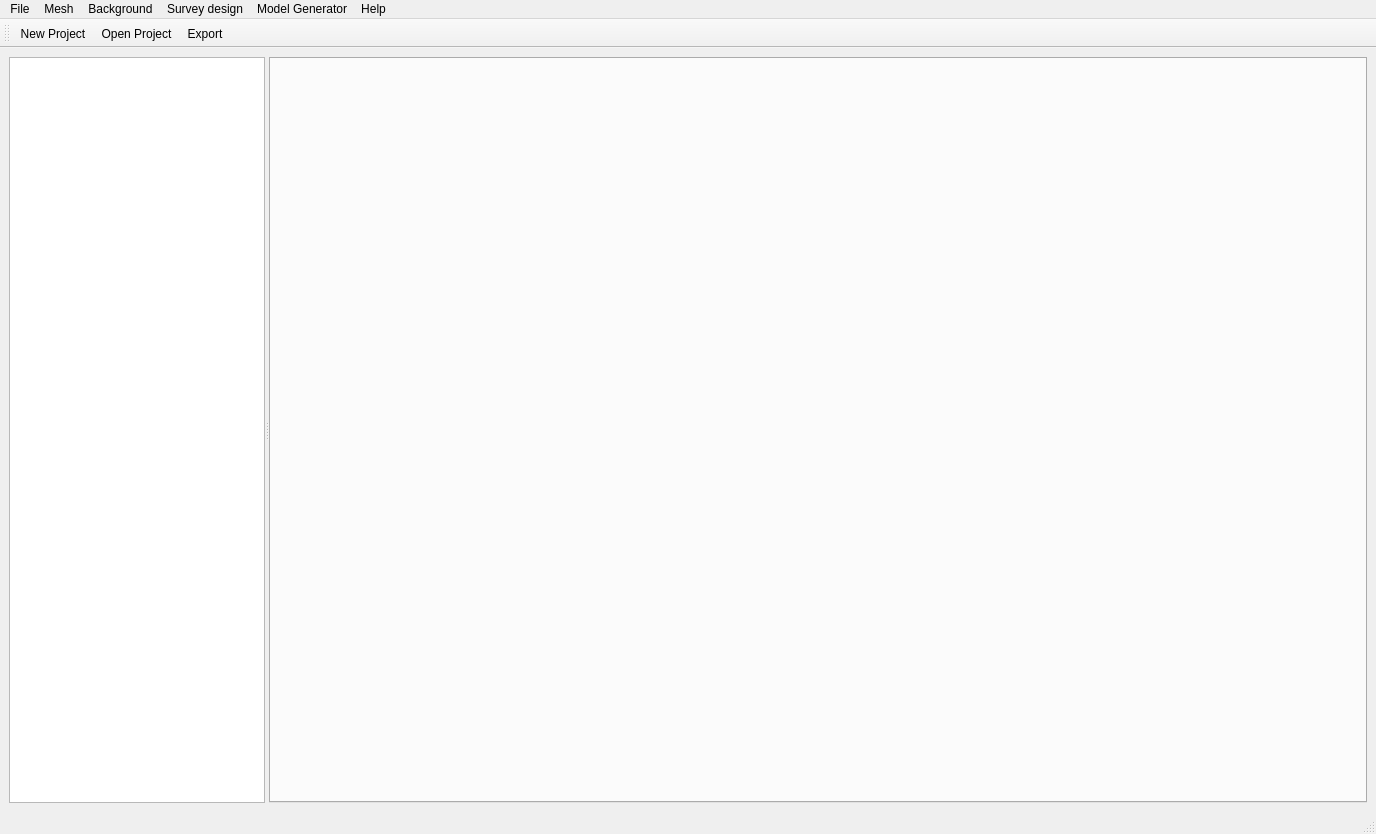
<?xml version="1.0" encoding="UTF-8"?>
<ui version="4.0">
 <class>MainWindow</class>
 <widget class="QMainWindow" name="MainWindow">
  <property name="geometry">
   <rect>
    <x>0</x>
    <y>0</y>
    <width>1376</width>
    <height>834</height>
   </rect>
  </property>
  <property name="windowTitle">
   <string>FracFWD</string>
  </property>
  <widget class="QWidget" name="centralwidget">
   <layout class="QHBoxLayout" name="horizontalLayout">
    <item>
     <widget class="QSplitter" name="splitter">
      <property name="orientation">
       <enum>Qt::Horizontal</enum>
      </property>
      <property name="opaqueResize">
       <bool>true</bool>
      </property>
      <property name="childrenCollapsible">
       <bool>true</bool>
      </property>
      <widget class="QTreeView" name="treeView"/>
      <widget class="QTabWidget" name="tabWidget">
       <property name="sizePolicy">
        <sizepolicy hsizetype="Expanding" vsizetype="Expanding">
         <horstretch>4</horstretch>
         <verstretch>0</verstretch>
        </sizepolicy>
       </property>
       <property name="minimumSize">
        <size>
         <width>261</width>
         <height>0</height>
        </size>
       </property>
       <property name="font">
        <font>
         <family>Calibri</family>
         <pointsize>12</pointsize>
        </font>
       </property>
       <property name="currentIndex">
        <number>-1</number>
       </property>
       <property name="tabsClosable">
        <bool>true</bool>
       </property>
      </widget>
     </widget>
    </item>
   </layout>
  </widget>
  <widget class="QMenuBar" name="menubar">
   <property name="geometry">
    <rect>
     <x>0</x>
     <y>0</y>
     <width>1376</width>
     <height>26</height>
    </rect>
   </property>
   <widget class="QMenu" name="menu_File">
    <property name="title">
     <string>File</string>
    </property>
    <addaction name="action_NewProject"/>
    <addaction name="action_OpenProject"/>
    <addaction name="separator"/>
    <addaction name="action_Export"/>
    <addaction name="action_CropModels"/>
    <addaction name="separator"/>
    <addaction name="action_Exit"/>
   </widget>
   <widget class="QMenu" name="menu_Mesh">
    <property name="title">
     <string>Mesh</string>
    </property>
    <addaction name="action_NewMesh"/>
    <addaction name="action_ImportMesh"/>
    <addaction name="action_ViewMesh"/>
    <addaction name="separator"/>
    <addaction name="action_SaveMesh"/>
   </widget>
   <widget class="QMenu" name="menu_Background">
    <property name="title">
     <string>Background</string>
    </property>
    <widget class="QMenu" name="menu_WellPath">
     <property name="title">
      <string>Well Path</string>
     </property>
     <addaction name="action_ImportWellPath"/>
    </widget>
    <addaction name="action_NewBkg"/>
    <addaction name="separator"/>
    <addaction name="menu_WellPath"/>
    <addaction name="separator"/>
    <addaction name="action_AddSlab"/>
    <addaction name="action_AddEllipsoid"/>
    <addaction name="separator"/>
    <addaction name="action_ViewBkg"/>
   </widget>
   <widget class="QMenu" name="menu_SurveyDesign">
    <property name="title">
     <string>Survey design</string>
    </property>
    <widget class="QMenu" name="menu_ImportConfig">
     <property name="title">
      <string>Import Survey Config</string>
     </property>
     <addaction name="action_ImportSrc"/>
     <addaction name="action_ImportRcv"/>
    </widget>
    <widget class="QMenu" name="menuView">
     <property name="title">
      <string>View</string>
     </property>
     <addaction name="action_ViewSurvey"/>
     <addaction name="action_View_added_well_paths"/>
    </widget>
    <addaction name="action_NewSurvey"/>
    <addaction name="menu_ImportConfig"/>
    <addaction name="separator"/>
    <addaction name="menuView"/>
   </widget>
   <widget class="QMenu" name="menu_ModelGen">
    <property name="title">
     <string>Model Generator</string>
    </property>
    <addaction name="action_SlabGen"/>
    <addaction name="action_EllipsoidGen"/>
   </widget>
   <widget class="QMenu" name="menu_Help">
    <property name="title">
     <string>Help</string>
    </property>
    <addaction name="action_About"/>
    <addaction name="action_Guide"/>
   </widget>
   <addaction name="menu_File"/>
   <addaction name="menu_Mesh"/>
   <addaction name="menu_Background"/>
   <addaction name="menu_SurveyDesign"/>
   <addaction name="menu_ModelGen"/>
   <addaction name="menu_Help"/>
  </widget>
  <widget class="QStatusBar" name="statusbar"/>
  <widget class="QToolBar" name="toolBar">
   <property name="windowTitle">
    <string>toolBar</string>
   </property>
   <attribute name="toolBarArea">
    <enum>TopToolBarArea</enum>
   </attribute>
   <attribute name="toolBarBreak">
    <bool>false</bool>
   </attribute>
   <addaction name="action_NewProject"/>
   <addaction name="action_OpenProject"/>
   <addaction name="action_Export"/>
  </widget>
  <action name="action_NewProject">
   <property name="text">
    <string>New Project</string>
   </property>
   <property name="shortcut">
    <string>Ctrl+N</string>
   </property>
  </action>
  <action name="action_OpenProject">
   <property name="text">
    <string>Open Project</string>
   </property>
   <property name="shortcut">
    <string>Ctrl+O</string>
   </property>
  </action>
  <action name="action_Export">
   <property name="text">
    <string>Export</string>
   </property>
   <property name="shortcut">
    <string>Ctrl+E</string>
   </property>
  </action>
  <action name="action_CropModels">
   <property name="text">
    <string>Crop Models</string>
   </property>
  </action>
  <action name="action_Exit">
   <property name="text">
    <string>Exit</string>
   </property>
   <property name="shortcut">
    <string>Esc</string>
   </property>
  </action>
  <action name="action_NewMesh">
   <property name="text">
    <string>New</string>
   </property>
  </action>
  <action name="action_ImportMesh">
   <property name="text">
    <string>Import</string>
   </property>
  </action>
  <action name="action_ViewMesh">
   <property name="text">
    <string>View</string>
   </property>
  </action>
  <action name="action_SaveMesh">
   <property name="text">
    <string>Save As</string>
   </property>
  </action>
  <action name="action_NewBkg">
   <property name="text">
    <string>New</string>
   </property>
  </action>
  <action name="action_AddSlab">
   <property name="text">
    <string>Add Slab</string>
   </property>
  </action>
  <action name="action_AddEllipsoid">
   <property name="text">
    <string>Add Ellipsoid</string>
   </property>
  </action>
  <action name="action_ViewBkg">
   <property name="text">
    <string>View</string>
   </property>
  </action>
  <action name="action_NewSurvey">
   <property name="text">
    <string>New</string>
   </property>
  </action>
  <action name="action_ImportSrc">
   <property name="text">
    <string>Source config</string>
   </property>
  </action>
  <action name="action_ImportRcv">
   <property name="text">
    <string>Receiver config</string>
   </property>
  </action>
  <action name="action_SlabGen">
   <property name="text">
    <string>Slabs</string>
   </property>
  </action>
  <action name="action_EllipsoidGen">
   <property name="text">
    <string>Ellipsoids</string>
   </property>
  </action>
  <action name="action_About">
   <property name="text">
    <string>About</string>
   </property>
  </action>
  <action name="action_Guide">
   <property name="text">
    <string>Guide</string>
   </property>
   <property name="shortcut">
    <string>F1</string>
   </property>
  </action>
  <action name="action_DesignWellPath">
   <property name="text">
    <string>Design</string>
   </property>
  </action>
  <action name="action_ImportWellPath">
   <property name="text">
    <string>Import</string>
   </property>
  </action>
  <action name="action_ViewSurvey">
   <property name="text">
    <string>Survey</string>
   </property>
  </action>
  <action name="action_View_added_well_paths">
   <property name="text">
    <string>Add well paths</string>
   </property>
  </action>
 </widget>
 <resources/>
 <connections/>
</ui>
